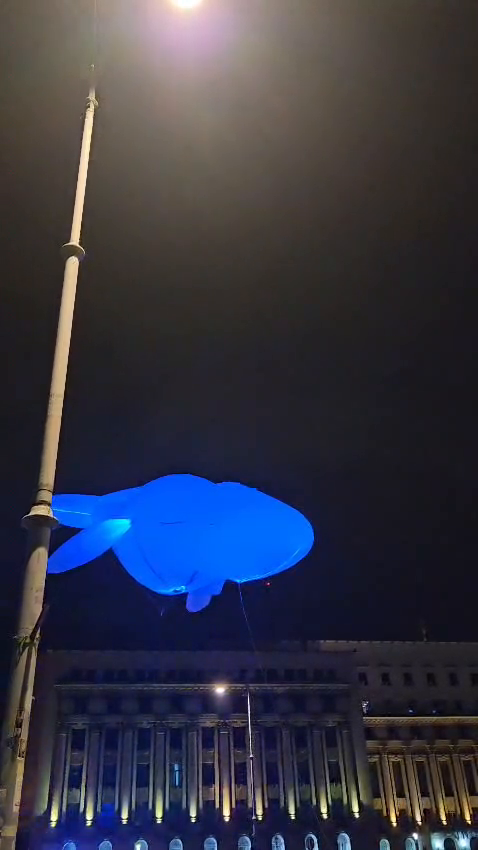
#> input picture frame 96 of tema/sarcini/balena.mp4, 478 x 850 px
$ python ex4.py
#> lines starting #> are read from the running program, lines starting #| are printed output that depends on the picture
#> further down, frame is the input picture: shape (850, 478, 3); mean B, G, R 69.1, 54.2, 52.8
import cv2
import numpy as np
import matplotlib.pylab as plt
from scipy import datasets
from scipy.fft import dctn, idctn


def compress_frame(frame, index):
#> called with index = 0
    y_cb_cr_transform = np.array([[0.299, 0.587, 0.114],
                         [-0.169, -0.331, 0.5],
                         [0.5, -0.419, -0.081]])
    centralize_y_cb_cr = [0, 128, 128] # ca sa nu avem numere negative

    y_cb_cr_X = frame @ y_cb_cr_transform.T + centralize_y_cb_cr
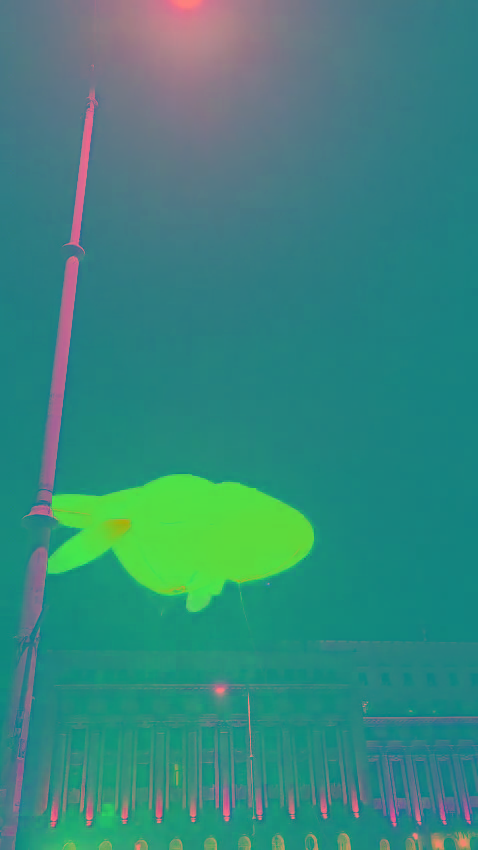
#> y_cb_cr_X: shape (850, 478, 3) float64; mean R, G, B 55.5, 135.7, 126.1

    q_jpeg = np.array([[16, 11, 10, 16, 24, 40, 51, 61],
              [12, 12, 14, 19, 26, 28, 60, 55],
              [14, 13, 16, 24, 40, 57, 69, 56],
              [14, 17, 22, 29, 51, 87, 80, 62],
              [18, 22, 37, 56, 68, 109, 103, 77],
              [24, 35, 55, 64, 81, 104, 113, 92],
              [49, 64, 78, 87, 103, 121, 120, 101],
              [72, 92, 95, 98, 112, 100, 103, 99]])
    q3 = q_jpeg[:, :, None] # 3 canale

    x_jpeg_YCbCr = np.zeros(y_cb_cr_X.shape)
    non_zeroes = []

    for i in range(8, y_cb_cr_X.shape[0] + 1, 8):
        for j in range(8, y_cb_cr_X.shape[1] + 1, 8):
            # encoding
            x = y_cb_cr_X[i-8:i,j-8:j, :]
            y = dctn(x, axes=(0,1), norm="ortho")

            y_jpeg = q3 * np.round(y / q3)

            # decoding
            x_jpeg = idctn(y_jpeg, axes=(0,1), norm="ortho")

            # results
            y_nnz = np.count_nonzero(y)
            y_jpeg_nnz = np.count_nonzero(y_jpeg)
            non_zeroes.append((y_nnz, y_jpeg_nnz))

            # appending
            x_jpeg_YCbCr[i - 8:i, j - 8:j, :] = x_jpeg
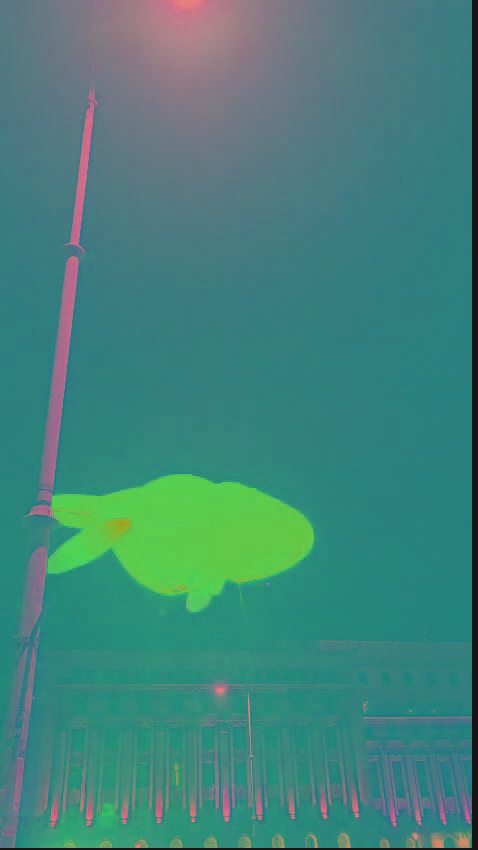
#> x_jpeg_YCbCr: shape (850, 478, 3) float64; mean R, G, B 54.9, 133.7, 124.2; drawn with min black and max white
#> after the loop, non_zeroes = 6254 pairs, first value 3 to 192, second value 3 to 46

    for pair in non_zeroes:
        print('Componente in frecventa:' + str(pair[0]) +
              '\nComponente in frecventa dupa cuantizare: ' + str(pair[1]))
#> this loop made 6254 passes
#> pair on passes 1 to 3: (66, 5), (162, 4), (162, 4)
#> (printed output is left out)

    inv_transform = np.linalg.inv(y_cb_cr_transform)
    x_jpeg_final = np.clip((x_jpeg_YCbCr - centralize_y_cb_cr) @ inv_transform.T, 0, 255).astype(np.uint8)

    plt.subplot(121).imshow(frame)
    plt.title('Original')
    plt.subplot(122).imshow(x_jpeg_final)
    plt.title('JPEG')

    plt.savefig(f"frames/ex3-{index}.pdf", format="pdf", bbox_inches="tight")
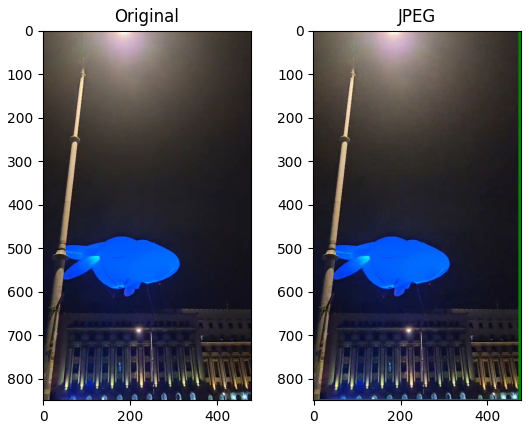
#> figure drawn by matplotlib, 2 panels
    plt.show()


cap = cv2.VideoCapture("balena.mp4")
index_frame = 0
while cap.isOpened():
    ret, frame = cap.read()

    if not ret:
        print("S-a terminat video-ul")
        break
    rgb_frame = cv2.cvtColor(frame, cv2.COLOR_BGR2RGB)
    compress_frame(rgb_frame,index_frame)
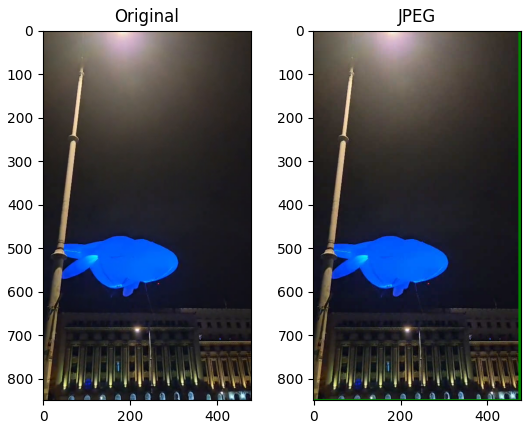
#> figure drawn by matplotlib, 2 panels

$ run again, starting later in the video
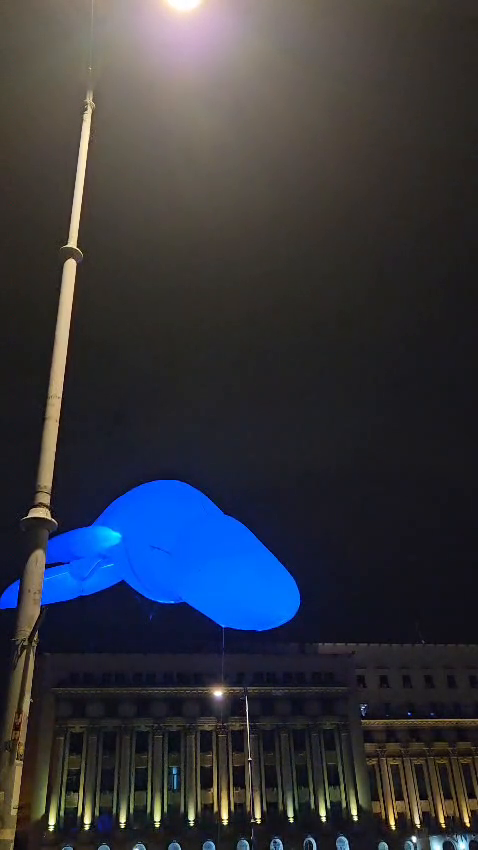
#> input picture frame 432 of tema/sarcini/balena.mp4, 478 x 850 px
#> frame is the input picture: shape (850, 478, 3); mean B, G, R 62.4, 53.8, 51.6
#> after the loop in compress_frame, `for i in range(8, y_cb_cr_X.shape[0] + 1, 8):`:
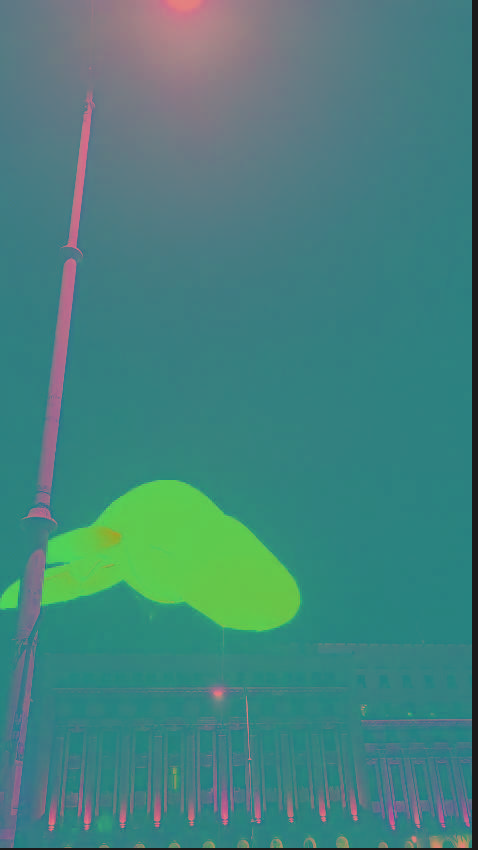
#> x_jpeg_YCbCr: shape (850, 478, 3) float64; mean R, G, B 53.6, 130.8, 124.3; drawn with min black and max white
#> after the loop in compress_frame, `for i in range(8, y_cb_cr_X.shape[0] + 1, 8):`: non_zeroes = 6254 pairs, first value 3 to 192, second value 3 to 49
#> the loop in compress_frame, `for pair in non_zeroes:` made 6254 passes
#> pair on passes 1 to 3: (162, 4), (134, 3), (161, 4)
#> (printed output is left out)
#> `compress_frame(rgb_frame,index_frame)`:
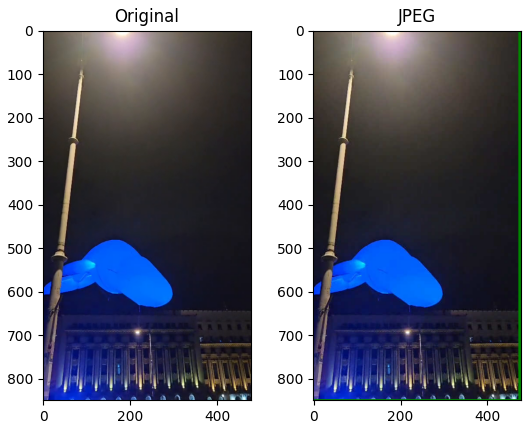
#> figure drawn by matplotlib, 2 panels

$ run again, starting later in the video
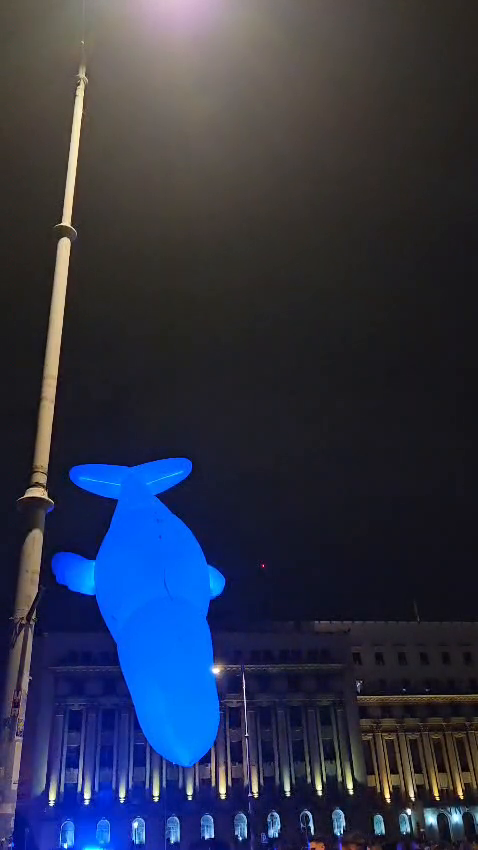
#> input picture frame 769 of tema/sarcini/balena.mp4, 478 x 850 px
#> frame is the input picture: shape (850, 478, 3); mean B, G, R 73, 51.7, 45.8
#> after the loop in compress_frame, `for i in range(8, y_cb_cr_X.shape[0] + 1, 8):`:
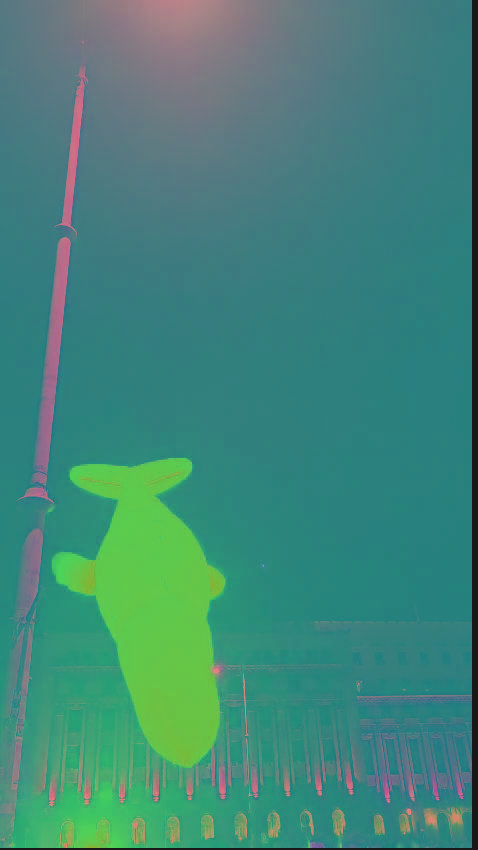
#> x_jpeg_YCbCr: shape (850, 478, 3) float64; mean R, G, B 51.9, 137.6, 121.4; drawn with min black and max white
#> after the loop in compress_frame, `for i in range(8, y_cb_cr_X.shape[0] + 1, 8):`: non_zeroes = 6254 pairs, first value 3 to 192, second value 3 to 48
#> the loop in compress_frame, `for pair in non_zeroes:` made 6254 passes
#> pair on passes 1 to 3: (66, 4), (162, 4), (66, 4)
#> (printed output is left out)
#> in compress_frame, `plt.savefig(f"frames/ex3-{index}.pdf", format="pdf", bbox_inches="tigh..`:
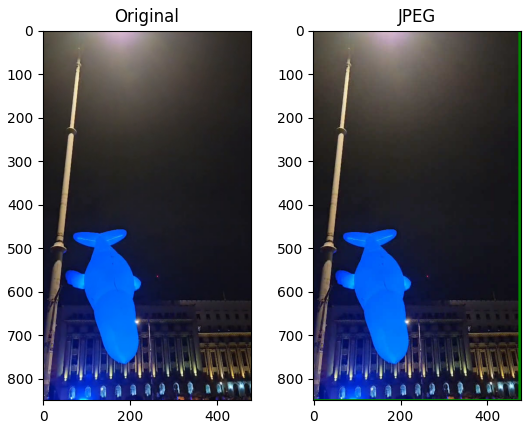
#> figure drawn by matplotlib, 2 panels
